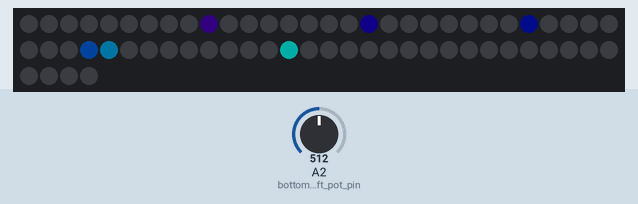
A sketch run on a simulated Teensy 3. On the bench: 64 RGB LEDs in strip order, left to right, continuing on the next row. The inputs (shaded band) are chosen by the test bench; at power-on: A2 (bottom_left_pot_pin) = 512 (analog values on the 0–1023 scale). Dim RGB values are drawn brighter than linear; random numbers use the default seed unless the sketch sets one.

Above: at 1.2 s.
1.3 s: A2 (bottom_left_pot_pin) set to 122
At 2.42 s:
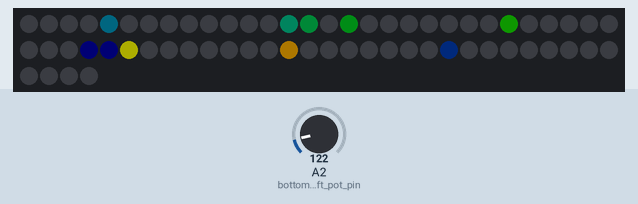
3.7 s: A2 (bottom_left_pot_pin) set to 306
At 3.92 s:
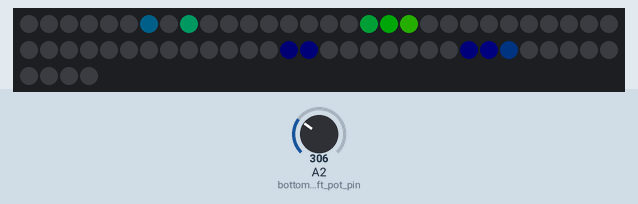
6.1 s: A2 (bottom_left_pot_pin) set to 0
At 6.32 s:
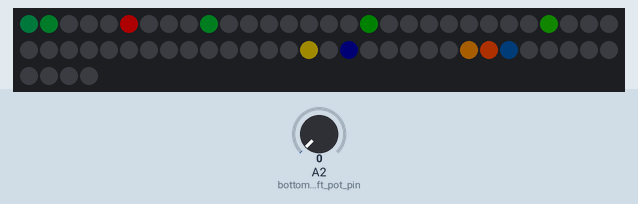
8.5 s: A2 (bottom_left_pot_pin) set to 716
At 8.73 s:
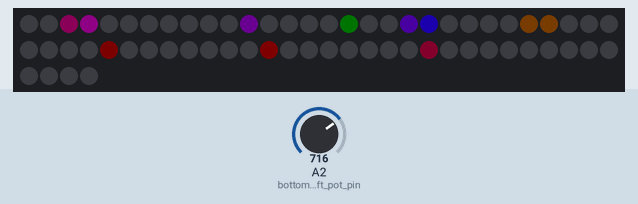
10.9 s: A2 (bottom_left_pot_pin) set to 511
At 11.73 s:
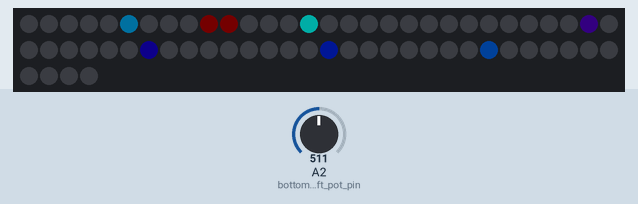
13.6 s: A2 (bottom_left_pot_pin) set to 900
At 13.84 s:
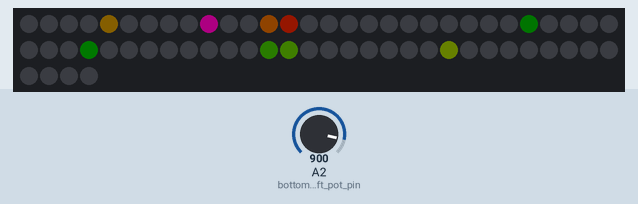

The sketch:

Class_4_-_snake_fade_longer.ino
```cpp
//A random walking snake that leaves a trail
// Here two arrays are used to remeber the past locations of the snake
// and to fade the brightness out.

//led biz begin. don't worry about anything in this section besides max_brightness
#include <WS2812Serial.h>
//we'll be using the Teensy audio library and it doesn't play nicely with neopixels.h or fastled
// so Paul of PJRC made this much more efficient version
#define num_of_leds 64
#define led_data_pin 5 // only these pins can be used on the Teensy 3.2:  1, 5, 8, 10, 31
byte drawingMemory[num_of_leds * 3];       //  3 bytes per LED
DMAMEM byte displayMemory[num_of_leds * 12]; // 12 bytes per LED
WS2812Serial leds(num_of_leds, displayMemory, drawingMemory, led_data_pin, WS2812_GRB);

//1.0 is VERY bright if you're powering it off of 5V
// this needs to be declared and set to something >0 for the LEDs to work
float max_brightness = 0.2;
//led biz end

//defines are not variables
// but unlike varibles they can be used in the declaration section and don't take up any memory
#define left_button_pin 0
#define right_button_pin 1
#define top_left_pot_pin A0
#define top_right_pot_pin A1
#define bottom_left_pot_pin A2
#define bottom_right_pot_pin A3

unsigned long current_time;
unsigned long prev_time[8]; //array of 8 variables named "prev_time[0] to prev_time[7]"

int xy_sel;
int xy_count;
int x_pot;
int y_pot;
int rate1 = 30;
int x_sel;
int y_sel;

#define snake_length 20
int prev_pos[snake_length]; //you can only do this with a #define, varibles won't work
float fade_level[snake_length];
int trail;
float fade;
float set_hue;
int pos_count, last_xy_sel; //both of these raribles will be integers set to 0
int first_position = 1;
int trail_type;
int pot[4];

void setup() {
  leds.begin(); //must be done in setup for the LEDs to work.

  pinMode(left_button_pin, INPUT_PULLUP); //must be done when reading buttons
  pinMode(right_button_pin, INPUT_PULLUP);
  analogReadResolution(12); //0-4095 pot values
  analogReadAveraging(64);  //smooth the readings some

}


void loop() {
  current_time = millis();

  if (current_time - prev_time[1] > 100) {
    prev_time[1] = current_time;
    if (random(10) > 5) { //if a random roll of the dice that retunrs 0-9 is over 5 do this
      x_sel++;
    }
    //% is remainder aka modulo. remainder = dividend % divisor. https://www.arduino.cc/reference/en/language/structure/arithmetic-operators/remainder/
    //when x_sel reaches 7 it gets wrapped around to 0
    // so 6%7= 6,7%7=0, 9%7=2, 15%7=1.
    // you can use this calculator to try it out //https://www.wolframalpha.com/input/?i=9%257%3D
    // in this situation saying if (x_sel>=7){x_sel=0;} would work beacuse we're only incremnting by 1 so we won't have 9%7=2 come up

    x_sel %= 7;

    if (random(10) > 5) {
      y_sel++;
    }
    y_sel %= 7;

  }

  if (current_time - prev_time[0] > rate1) {
    prev_time[0] = current_time;

    set_hue = (analogRead(bottom_left_pot_pin) / 4095.0); //0.0 to 1
    last_xy_sel = xy_sel;
    xy_sel = x_sel + (y_sel * 8);

    if (xy_sel != last_xy_sel) {
      //shift each space in the array over. 2 goes to 3, 1 goes to 2, etc.
      for (int i = snake_length - 1; i > 0; i--) {
        prev_pos[i] = prev_pos[i - 1];
        fade_level[i] = fade_level[i - 1];
      }

      fade_level[1] = 1.0; // the newest trail gets full brightness
      prev_pos[0] = xy_sel; //The cursor or head idk waht to call it
    }

    //x_count goes from 0-7 and so does y_count but since we have it arranged
    // with one for loop after another we get x_count=0 for y_count from 0-7,
    // then x_count=1 for y_count from 0-7 and so on
    // this way we can more easily deal with the two dimensional LED array

    //Here we just clear the screen
    for ( int x_count = 0; x_count < 8; x_count++) {
      for ( int y_count = 0; y_count < 8; y_count++) {
        xy_count = x_count + (y_count * 8); //goes from 0-64
        set_pixel_HSV(xy_count, 0, 0, 0); // turn everything off. otherwise the last "frame" swill still show
      }
    }
    //now the tail is lit up at the points in the array and at their coresponding brightnesses
    for ( int trail = 0; trail < snake_length; trail++) {
      float sh = set_hue + (float(trail) / float(snake_length));
      if (sh > 1) {
        sh -= 1;
      }
      set_pixel_HSV(prev_pos[trail], sh, 1, fade_level[trail]);
    }
    set_pixel_HSV(prev_pos[0], set_hue, 1, 1); //The cursor or head idk waht to call it

    //fade out each spot in the array seperatly
    for ( int i = 0; i < snake_length; i++) {
      fade_level[i] *= .92;
      if (fade_level[i] <= .01) { //an arbitray cuttoff since it will never quite get to 0 through multiplication
        fade_level[i] = 0;
      }
    }

    leds.show(); // after we've set what we want all the LEDs to be we send the data out through this function

  } //timing "if" is over


}
// loop is over


//This function is a little different than you might see in other libraries but it works pretty similar
// instead of 0-255 you see in other libraries this is all 0-1.0
// you can copy this to the bottom of any code as long as the declarations at the top in "led biz" are done

//set_pixel_HSV(led to change, hue,saturation,value aka brightness)
// led to change is 0-63
// all other are 0.0 to 1.0
// hue - 0 is red, then through the ROYGBIV to 1.0 as red again
// saturation - 0 is fully white, 1 is fully colored.
// value - 0 is off, 1 is the value set by max_brightness
// (it's not called brightness since, unlike in photoshop, we're going from black to fully lit up

//based on https://stackoverflow.com/questions/3018313/algorithm-to-convert-rgb-to-hsv-and-hsv-to-rgb-in-range-0-255-for-both

void set_pixel_HSV(int pixel, float fh, float fs, float fv) {
  byte RedLight;
  byte GreenLight;
  byte BlueLight;

  while (fh > 1.0) {
    fh -= 1.0;
  }

  byte h = fh * 255;
  byte s = fs * 255;
  byte v = fv * max_brightness * 255;

  h = (h * 192) / 256;  // 0..191
  unsigned int i = h / 32;   // We want a value of 0 thru 5
  unsigned int f = (h % 32) * 8;   // 'fractional' part of 'i' 0..248 in jumps

  unsigned int sInv = 255 - s;  // 0 -> 0xff, 0xff -> 0
  unsigned int fInv = 255 - f;  // 0 -> 0xff, 0xff -> 0
  byte pv = v * sInv / 256;  // pv will be in range 0 - 255
  byte qv = v * (256 - s * f / 256) / 256;
  byte tv = v * (256 - s * fInv / 256) / 256;

  switch (i) {
    case 0:
      RedLight = v;
      GreenLight = tv;
      BlueLight = pv;
      break;
    case 1:
      RedLight = qv;
      GreenLight = v;
      BlueLight = pv;
      break;
    case 2:
      RedLight = pv;
      GreenLight = v;
      BlueLight = tv;
      break;
    case 3:
      RedLight = pv;
      GreenLight = qv;
      BlueLight = v;
      break;
    case 4:
      RedLight = tv;
      GreenLight = pv;
      BlueLight = v;
      break;
    case 5:
      RedLight = v;
      GreenLight = pv;
      BlueLight = qv;
      break;
  }
  leds.setPixelColor(pixel, RedLight, GreenLight, BlueLight);
}
```
